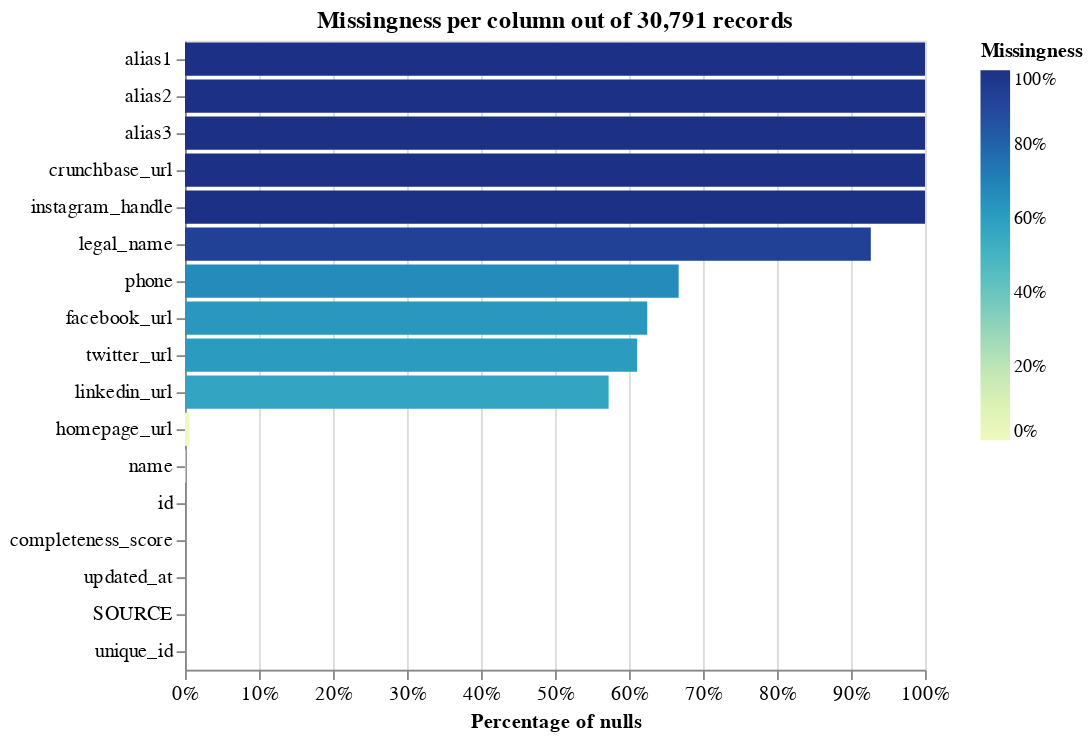

Notebook code cell kept with this figure:
### Code cell
linker = DuckDBLinker(df3)
linker.missingness_chart()

### Figure 1 — Vega-Lite specification as saved in the notebook (floating-point values rounded to 4 significant figures)
{"config": {"view": {"continuousWidth": 400, "continuousHeight": 300}, "axis": {"labelFontSize": 11}}, "layer": [{"mark": "bar", "encoding": {"color": {"field": "null_proportion", "legend": {"format": ".0%", "offset": 30}, "scale": {"domain": [0, 1], "range": "heatmap"}, "title": "Missingness", "type": "quantitative"}, "tooltip": [{"field": "column_name", "title": "Column", "type": "nominal"}, {"field": "null_count", "format": ",.0f", "title": "Count of nulls", "type": "quantitative"}, {"field": "null_proportion", "format": ".2%", "title": "Percentage of nulls", "type": "quantitative"}, {"field": "total_record_count", "format": ",.0f", "title": "Total record count", "type": "quantitative"}], "x": {"axis": {"format": "%", "labelAlign": "center", "title": "Percentage of nulls"}, "field": "null_proportion", "scale": {"domain": [0, 1]}, "type": "quantitative"}, "y": {"axis": {"title": ""}, "field": "column_name", "sort": "-x", "type": "nominal"}}, "title": "Missingness per column out of 30,791 records"}], "data": {"values": [{"null_proportion": 0.0, "null_count": 0, "total_record_count": 30791, "column_name": "id"}, {"null_proportion": 0.0007794, "null_count": 24, "total_record_count": 30791, "column_name": "name"}, {"null_proportion": 0.9268, "null_count": 28536, "total_record_count": 30791, "column_name": "legal_name"}, {"null_proportion": 1.0, "null_count": 30791, "total_record_count": 30791, "column_name": "alias1"}, {"null_proportion": 1.0, "null_count": 30791, "total_record_count": 30791, "column_name": "alias2"}, {"null_proportion": 1.0, "null_count": 30791, "total_record_count": 30791, "column_name": "alias3"}, {"null_proportion": 0.6671, "null_count": 20541, "total_record_count": 30791, "column_name": "phone"}, {"null_proportion": 1.0, "null_count": 30791, "total_record_count": 30791, "column_name": "crunchbase_url"}, {"null_proportion": 0.005943, "null_count": 183, "total_record_count": 30791, "column_name": "homepage_url"}, {"null_proportion": 0.5724, "null_count": 17626, "total_record_count": 30791, "column_name": "linkedin_url"}, {"null_proportion": 0.6111, "null_count": 18815, "total_record_count": 30791, "column_name": "twitter_url"}, {"null_proportion": 0.6247, "null_count": 19234, "total_record_count": 30791, "column_name": "facebook_url"}, {"null_proportion": 1.0, "null_count": 30791, "total_record_count": 30791, "column_name": "instagram_handle"}, {"null_proportion": 0.0, "null_count": 0, "total_record_count": 30791, "column_name": "completeness_score"}, {"null_proportion": 0.0, "null_count": 0, "total_record_count": 30791, "column_name": "updated_at"}, {"null_proportion": 0.0, "null_count": 0, "total_record_count": 30791, "column_name": "SOURCE"}, {"null_proportion": 0.0, "null_count": 0, "total_record_count": 30791, "column_name": "unique_id"}], "name": "data-0e7bce5a1d2f132e282789d6ef7780fe"}, "title": "", "$schema": "https://vega.github.io/schema/vega-lite/v5.9.3.json"}
